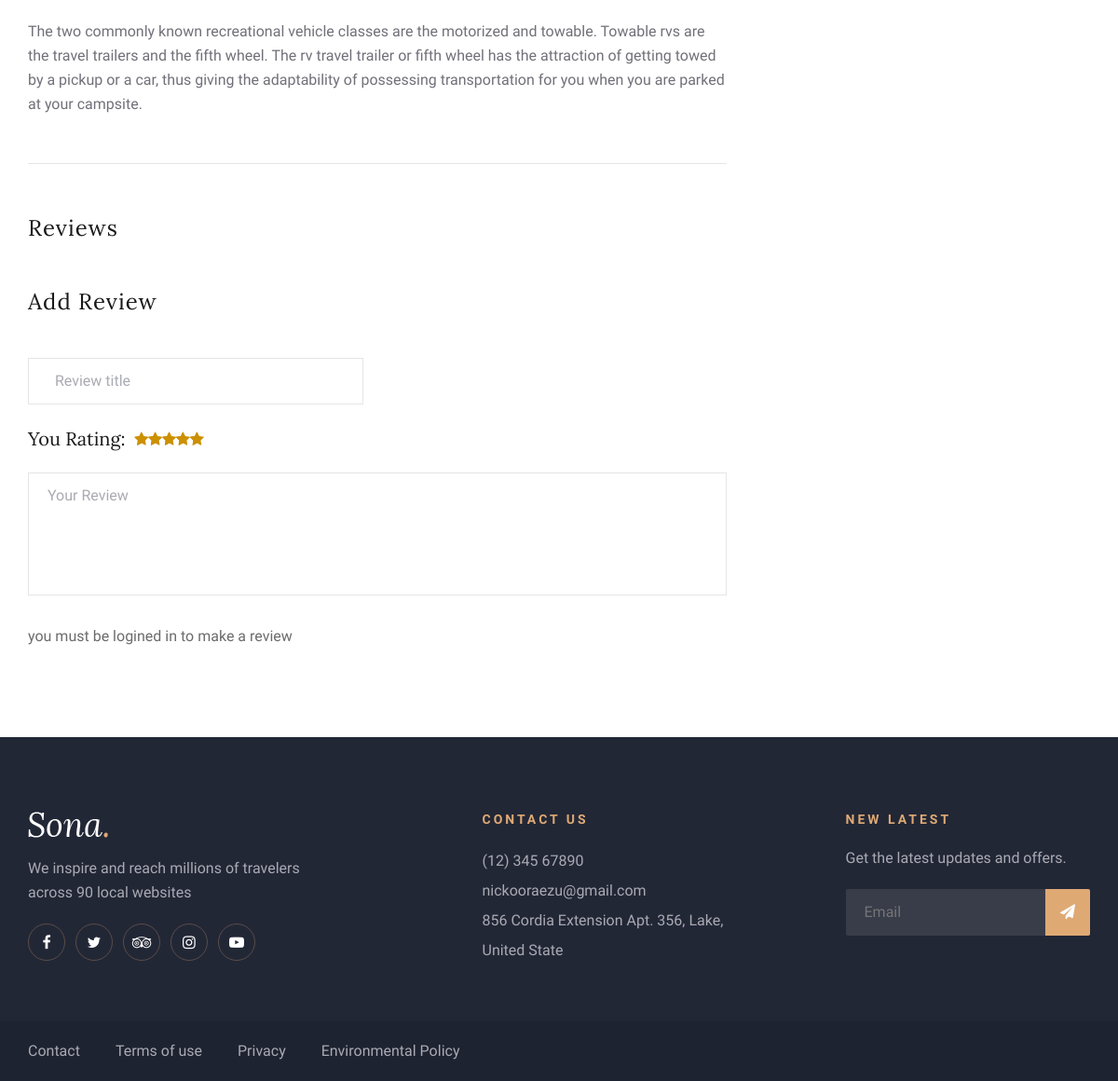
/rooms/room_details/1/ (lower part), run on an earlier commit of the app's database.
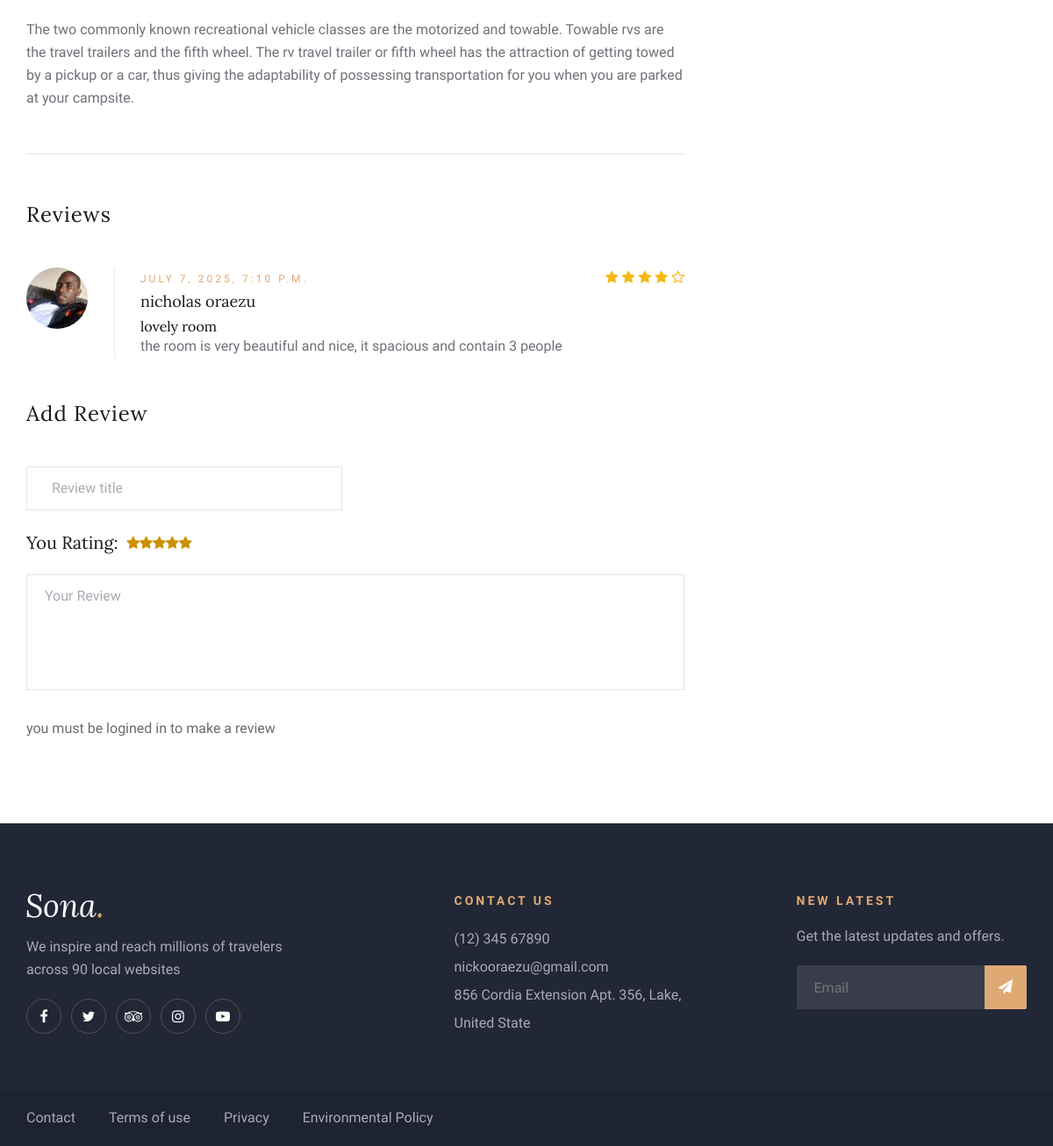
And on a later commit of the database.
### rooms/models.py (models this page shows, shortened)
class ReviewRating(models.Model):
    room= models.ForeignKey(Rooms,on_delete=models.CASCADE)
    user=models.ForeignKey(settings.AUTH_USER_MODEL, on_delete=models.CASCADE)
    subject=models.CharField(max_length=50 , blank=True)
    review=models.TextField(max_length=500 ,blank=True)
    rating=models.FloatField()
    ip= models.CharField(max_length=50)
    status=models.BooleanField(default=True)
    created_at=models.DateTimeField(auto_now_add=True)
    updated_at=models.DateTimeField(auto_now=True)

### accounts/models.py (models this page shows, shortened)
class Account(AbstractBaseUser):
    first_name=models.CharField(max_length=50)
    last_name=models.CharField(max_length=50)
    username=models.CharField(max_length=50)
    email=models.EmailField(max_length=100,unique=True)
    phone=models.CharField(max_length=50)
    profile_picture=models.ImageField(upload_to='profile_pics',blank=True,null=True)
    date_joined=models.DateTimeField(auto_now_add=True)
    last_login=models.DateTimeField(auto_now_add=True)
    is_admin=models.BooleanField(default=False)
    is_active=models.BooleanField(default=False)
    is_staff=models.BooleanField(default=False)
    is_superadmin=models.BooleanField(default=False)
    USERNAME_FIELD ='email'
    REQUIRED_FIELDS=['username','first_name','last_name']
    objects=MyAccountManger()
    def full_name(self):
       return f'{self.first_name} {self.last_name}'

### rooms/views.py (the view)
# urls.py: path('room_details/<int:id>/',views.room_details,name='room_details'),
def room_details(request,id):
    single_room=Rooms.objects.get(id=id)
    reviews=ReviewRating.objects .filter(room_id=single_room.id)
    booked=Booking.objects.filter(room=single_room,status='confirmed')
    context={
        'single_room':single_room,
        'reviews':reviews,
        'booked' :booked
    }
    return render(request,'room-details.html',context)

### templates/room-details.html (shortened to what the changed rows need)
     {%extends "base.html"%}
     {%block pagecontent%}
    <section class="room-details-section spad">
        <div class="container">
            <div class="row">
                <div class="col-lg-8">
                    <div class="rd-reviews">
                    {% for review in reviews %}
                        <div class="review-item">
                            <div class="ri-pic">
                                <img src="{{review.user.profile_picture.url}}" alt="">
                            </div>
                            <div class="ri-text">
                                <span>{{review.created_at}}</span>
                                <div class="rating">
                                    <i class="fa fa-star{% if review.rating == 0.5 %}-half-o{% elif review.rating < 1 %}-o {% endif %}" aria-hidden="true"></i>
                                    <i class="fa fa-star{% if review.rating == 1.5 %}-half-o{% elif review.rating < 2 %}-o {% endif %}" aria-hidden="true"></i>
                                    <i class="fa fa-star{% if review.rating == 2.5 %}-half-o{% elif review.rating < 3 %}-o {% endif %}" aria-hidden="true"></i>
                                    <i class="fa fa-star{% if review.rating == 3.5 %}-half-o{% elif review.rating < 4 %}-o {% endif %}" aria-hidden="true"></i>
                                    <i class="fa fa-star{% if review.rating == 4.5 %}-half-o{% elif review.rating < 5 %}-o {% endif %}" aria-hidden="true"></i>
                                </div>
                                <h5>{{review.user.full_name}}</h5>
                                <h6>
                                    {{review.subject}}
                                </h6>
                                <p>{{ review.review}}</p>
                            </div>
                        </div>
                    {% endfor %}
                    </div>
                </div>
            </div>
        </div>
    </section>
    {%endblock%}

What changed in the data, as far as the page shows it:
added ReviewRating: user.profile_picture (picture), created_at "JULY 7, 2025, 7:10 P.M.", rating 4 (drawn), user.full_name "nicholas oraezu", subject "lovely room", review "the room is very beautiful and nice, it spacious and contain 3 people"
